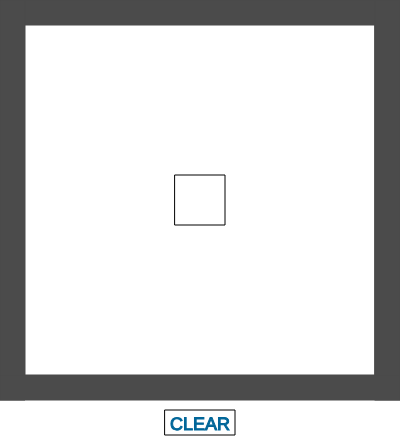
Frame 1 (no input)
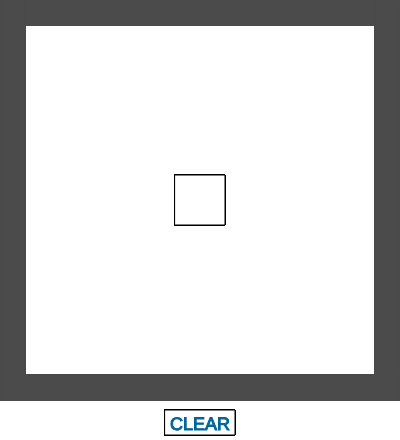
Frame 60 (no input)
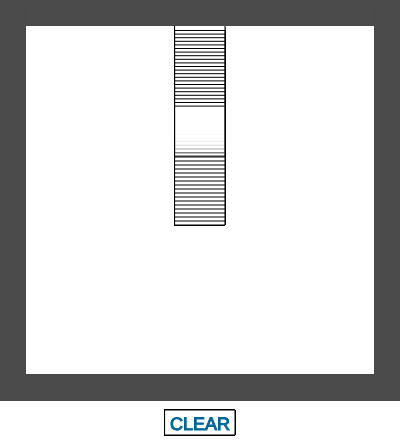
Frame 120 (the mouse pressed at the canvas centre since frame 60)

The p5.js sketch that drew these frames (run headless with seeded random() and noise() and a simulated clock; from frame 60 on, the mouse is pressed at the canvas centre):

// p5.js sketch
// ── sketch.js
function setup() {
  createCanvas(400, 440);
}

var ColorRed = 255;
var ColorGreen = 255;
var ColorBlue = 255;
var ColorOpacity = 255;
var SpeedX = 0;
var SpeedY = 0;
var SquareX = 175;
var SquareY = 175;



function draw() {
  stroke(75);
  fill(75);
  rect(0,0,400,25);
  rect(0,0,25,400);
  rect(375,0,25,400);
  rect(0,375,400,25);
  stroke(0);
  fill(255);
  rect(165,410,70,25);
  textSize(18)
  stroke(0, 102, 153);
  fill(0, 102, 153);
  text('CLEAR', 170, 430);
  SquareX = SquareX + SpeedX;
  SquareY = SquareY + SpeedY;
  stroke(0);
  fill(ColorRed,ColorGreen,ColorBlue,ColorOpacity);
  rect(SquareX, SquareY, 50, 50);
  if (SquareX < 27) {
    SquareX = 26.9;
    SpeedX = (-0.9)*SpeedX;
    SpeedY = 0.9*SpeedY;
    ColorRed = (SquareY - 26)*0.85;
  }
  if (SquareX > 323) {
    SquareX = 323.1;
    SpeedX = (-0.9)*SpeedX;
    SpeedY = 0.9*SpeedY;
    ColorBlue = 255 - (SquareY - 26)*0.85;
  }
  if (SquareY < 27) {
    SquareY = 26.9;
    SpeedY = (-0.9)*SpeedY;
    SpeedX = 0.9*SpeedX;
    ColorOpacity = (SquareX - 26)*0.85;
  }
  if (SquareY > 323) {
    SquareY = 323.1;
    SpeedY = (-0.9)*SpeedY;
    SpeedX = 0.9*SpeedX;
    ColorGreen = 255 - (SquareX - 26)*0.85;
  }
}
function mousePressed() {
  if (mouseX < SquareX + 50) {
    if (mouseX > SquareX) {
      if (mouseY < SquareY + 50) {
        if (mouseY > SquareY) {
          SpeedX = ((SquareX + 25) - mouseX) * 0.2;
          SpeedY = ((SquareY + 25) - mouseY) * 0.2;
  }
  }
  }
}
  if (mouseX < 235) {
    if (mouseX > 165) {
      if (mouseY < 435) {
        if (mouseY > 410) {
          clear();
        }
      }
      }
      }
}
